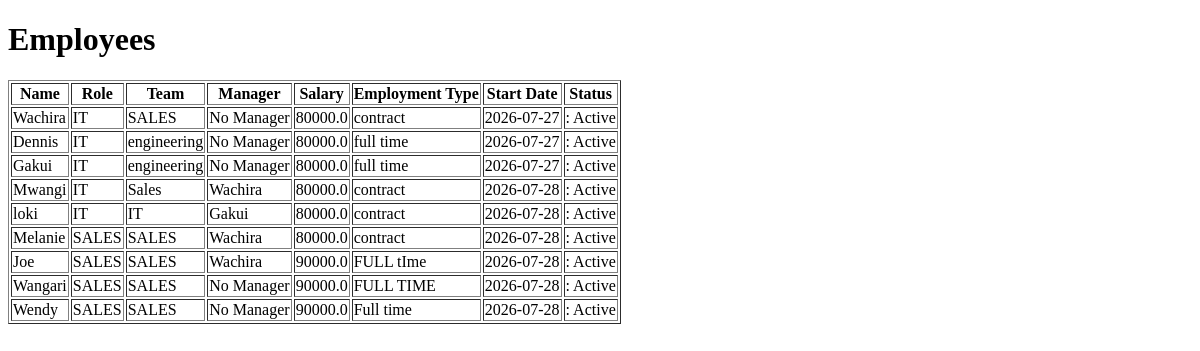
Page /employees on the earlier database version.
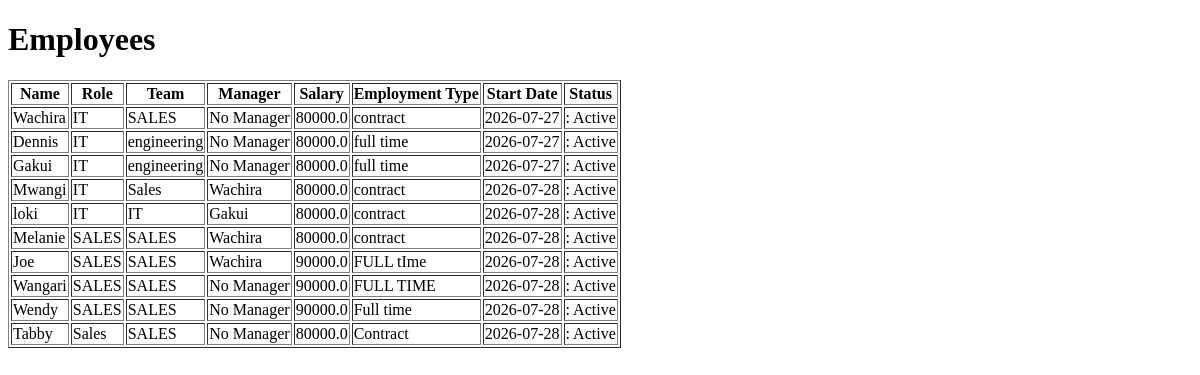
Same page on the later database version.
### models/employees.py (models this page shows)
class Employee(db.Model):
    __tablename__ = "employees"
    id = db.Column(db.Integer, primary_key=True)
    name = db.Column(db.String(100), nullable=False)
    role = db.Column(db.String(100), nullable=False)
    team = db.Column(db.String(100), nullable=False)
    salary = db.Column(db.Float, nullable=False)
    employment_type = db.Column(db.String(50), nullable=False)
    leave_balance = db.Column(
    db.Integer,
    nullable=False,
    default=21
)
    start_date = db.Column(db.Date, nullable=False)
    manager_id = db.Column(
    db.Integer,
    db.ForeignKey("employees.id"),
    nullable=True
)
    manager = relationship(
        "Employee",
        remote_side=[id],
        backref="subordinates"
    )
    is_active = db.Column(db.Boolean, default=True)

### routes/employee_routes.py (the view)
@employee_bp.route("/employees")
def list_employees():
    employees = Employee.query.all()
    return render_template("employees.html", employees=employees)

### templates/employees.html (shortened to what this page needs)
<!DOCTYPE html>
<html>
<head>
</head>
<body>
<h1>Employees</h1>
{% if employees %}
<table border="1">
    <tr>
        <th>Name</th>
        <th>Role</th>
        <th>Team</th>
        <th>Manager</th>
        <th>Salary</th>
        <th>Employment Type</th>
        <th>Start Date</th>
        <th>Status</th>
    </tr>
    {% for employee in employees %}
    <tr>
        <td>{{ employee.name }}</td>
        <td>{{ employee.role }}</td>
        <td>{{ employee.team }}</td>
        <td>
            {% if employee.manager %}
                {{ employee.manager.name }}
            {% else %}
                No Manager
            {% endif %}
        </td>
        <td>{{ employee.salary }}</td>
        <td>{{ employee.employment_type }}</td>
        <td>{{ employee.start_date }}</td>
        <td>
            {%if employee.is_active%}:
                Active
            {%else%}
                Inactive
            {%endif%}
        </td>
    </tr>
    {% endfor %}
</table>
{% else %}
<p>No employees found.</p>
{% endif %}
</body>
</html>

Differences in the rows shown:
added Employee: name "Tabby", role "Sales", team "SALES", shows "No Manager", salary "80000.0", employment_type "Contract", start_date "2026-07-28", is_active ": Active"
